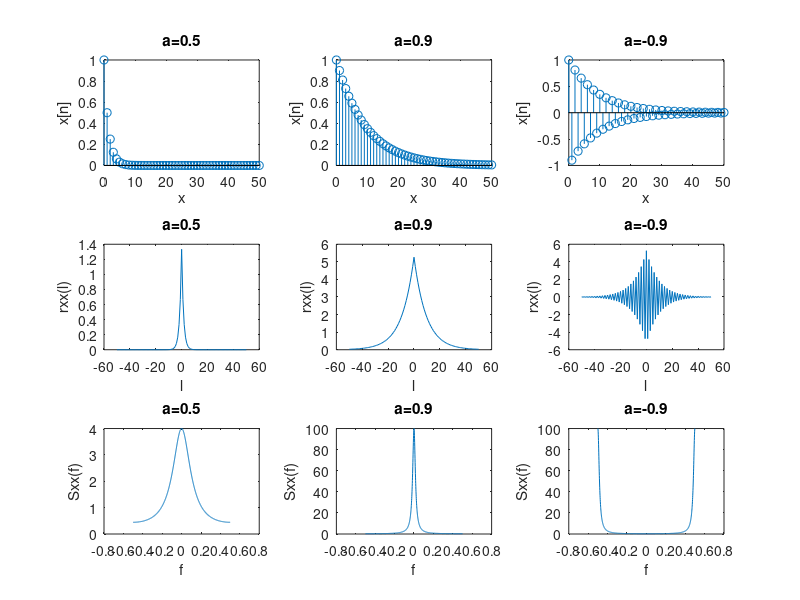

Here is the MATLAB script that generated this plot:
n = 0:50;
a=0.5;
x = a.^n;

subplot(3,3,1);
stem(n, x);
title('a=0.5');
ylabel('x[n]');
xlabel('x');
a=0.9;
x = a.^n;
subplot(3,3,2);
stem(n,x);
title('a=0.9');
xlabel('x');
ylabel('x[n]');
a=-0.9;
x = a.^n;
subplot(3,3,3);
stem(n,x);
title('a=-0.9');
xlabel('x');
ylabel('x[n]');


l = -50:50;
a=0.5;
rxx = a.^abs(l)/(1-a^2);
subplot(3,3,4);
plot(l, rxx);
title('a=0.5');
xlabel('l');
ylabel('rxx(l)');

a=0.9;
rxx = a.^abs(l)/(1-a^2);
subplot(3,3,5);
plot(l, rxx);
title('a=0.9');
xlabel('l');
ylabel('rxx(l)');

a=-0.9;
rxx = a.^abs(l)/(1-a^2);
subplot(3,3,6);
plot(l, rxx);
title('a=-0.9');
xlabel('l');
ylabel('rxx(l)');

f = linspace(-0.5, 0.5, 1000);
a=0.5;
Sxx =1./(1+a^2-2*a*cos(2*pi*f));
subplot(3,3,7);
plot(f, Sxx);
title('a=0.5');
xlabel('f');
ylabel('Sxx(f)');

a=0.9;
Sxx =1./(1+a^2-2*a*cos(2*pi*f));
subplot(3,3,8);
plot(f, Sxx);
title('a=0.9');
xlabel('f');
ylabel('Sxx(f)');

a=-0.9;
Sxx =1./(1+a^2-2*a*cos(2*pi*f));
subplot(3,3,9);
plot(f, Sxx);
title('a=-0.9');
xlabel('f');
ylabel('Sxx(f)');
